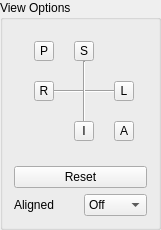
        <widget class="QGroupBox" name="groupBox_VIEW">
         <property name="enabled">
          <bool>true</bool>
         </property>
         <property name="minimumSize">
          <size>
           <width>161</width>
           <height>230</height>
          </size>
         </property>
         <property name="maximumSize">
          <size>
           <width>161</width>
           <height>16777215</height>
          </size>
         </property>
         <property name="title">
          <string>View Options</string>
         </property>
         <layout class="QGridLayout" name="gridLayout_7">
          <item row="1" column="0" colspan="2">
           <widget class="QPushButton" name="pushButton_VIEW_reset">
            <property name="text">
             <string>Reset</string>
            </property>
           </widget>
          </item>
          <item row="2" column="0">
           <widget class="QLabel" name="label_aligned">
            <property name="text">
             <string>Aligned</string>
            </property>
           </widget>
          </item>
          <item row="2" column="1">
           <widget class="QComboBox" name="comboBox_alignment">
            <item>
             <property name="text">
              <string>Off</string>
             </property>
            </item>
            <item>
             <property name="text">
              <string>On</string>
             </property>
            </item>
           </widget>
          </item>
          <item row="0" column="0" colspan="2">
           <widget class="QWidget" name="widget" native="true">
            <widget class="QToolButton" name="toolButton_VIEW_A">
             <property name="geometry">
              <rect>
               <x>100</x>
               <y>90</y>
               <width>20</width>
               <height>20</height>
              </rect>
             </property>
             <property name="minimumSize">
              <size>
               <width>20</width>
               <height>20</height>
              </size>
             </property>
             <property name="maximumSize">
              <size>
               <width>20</width>
               <height>20</height>
              </size>
             </property>
             <property name="baseSize">
              <size>
               <width>20</width>
               <height>20</height>
              </size>
             </property>
             <property name="text">
              <string>A</string>
             </property>
            </widget>
            <widget class="QToolButton" name="toolButton_VIEW_S">
             <property name="geometry">
              <rect>
               <x>60</x>
               <y>10</y>
               <width>20</width>
               <height>20</height>
              </rect>
             </property>
             <property name="minimumSize">
              <size>
               <width>20</width>
               <height>20</height>
              </size>
             </property>
             <property name="maximumSize">
              <size>
               <width>20</width>
               <height>20</height>
              </size>
             </property>
             <property name="baseSize">
              <size>
               <width>20</width>
               <height>20</height>
              </size>
             </property>
             <property name="text">
              <string>S</string>
             </property>
            </widget>
            <widget class="Line" name="line_VIEW_vert">
             <property name="geometry">
              <rect>
               <x>60</x>
               <y>30</y>
               <width>20</width>
               <height>61</height>
              </rect>
             </property>
             <property name="orientation">
              <enum>Qt::Vertical</enum>
             </property>
            </widget>
            <widget class="QToolButton" name="toolButton_VIEW_L">
             <property name="geometry">
              <rect>
               <x>100</x>
               <y>50</y>
               <width>20</width>
               <height>20</height>
              </rect>
             </property>
             <property name="minimumSize">
              <size>
               <width>20</width>
               <height>20</height>
              </size>
             </property>
             <property name="maximumSize">
              <size>
               <width>20</width>
               <height>20</height>
              </size>
             </property>
             <property name="baseSize">
              <size>
               <width>20</width>
               <height>20</height>
              </size>
             </property>
             <property name="text">
              <string>L</string>
             </property>
            </widget>
            <widget class="Line" name="line_VIEW_hori">
             <property name="geometry">
              <rect>
               <x>40</x>
               <y>50</y>
               <width>61</width>
               <height>20</height>
              </rect>
             </property>
             <property name="orientation">
              <enum>Qt::Horizontal</enum>
             </property>
            </widget>
            <widget class="QToolButton" name="toolButton_VIEW_I">
             <property name="geometry">
              <rect>
               <x>60</x>
               <y>90</y>
               <width>20</width>
               <height>20</height>
              </rect>
             </property>
             <property name="minimumSize">
              <size>
               <width>20</width>
               <height>20</height>
              </size>
             </property>
             <property name="maximumSize">
              <size>
               <width>20</width>
               <height>20</height>
              </size>
             </property>
             <property name="baseSize">
              <size>
               <width>20</width>
               <height>20</height>
              </size>
             </property>
             <property name="text">
              <string>I</string>
             </property>
            </widget>
            <widget class="QToolButton" name="toolButton_VIEW_P">
             <property name="geometry">
              <rect>
               <x>20</x>
               <y>10</y>
               <width>20</width>
               <height>20</height>
              </rect>
             </property>
             <property name="minimumSize">
              <size>
               <width>20</width>
               <height>20</height>
              </size>
             </property>
             <property name="maximumSize">
              <size>
               <width>20</width>
               <height>20</height>
              </size>
             </property>
             <property name="baseSize">
              <size>
               <width>20</width>
               <height>20</height>
              </size>
             </property>
             <property name="text">
              <string>P</string>
             </property>
            </widget>
            <widget class="QToolButton" name="toolButton_VIEW_R">
             <property name="geometry">
              <rect>
               <x>20</x>
               <y>50</y>
               <width>20</width>
               <height>20</height>
              </rect>
             </property>
             <property name="minimumSize">
              <size>
               <width>20</width>
               <height>20</height>
              </size>
             </property>
             <property name="maximumSize">
              <size>
               <width>20</width>
               <height>20</height>
              </size>
             </property>
             <property name="baseSize">
              <size>
               <width>20</width>
               <height>20</height>
              </size>
             </property>
             <property name="text">
              <string>R</string>
             </property>
            </widget>
            <zorder>line_VIEW_hori</zorder>
            <zorder>line_VIEW_vert</zorder>
            <zorder>toolButton_VIEW_A</zorder>
            <zorder>toolButton_VIEW_S</zorder>
            <zorder>toolButton_VIEW_L</zorder>
            <zorder>toolButton_VIEW_I</zorder>
            <zorder>toolButton_VIEW_P</zorder>
            <zorder>toolButton_VIEW_R</zorder>
           </widget>
          </item>
         </layout>
        </widget>
